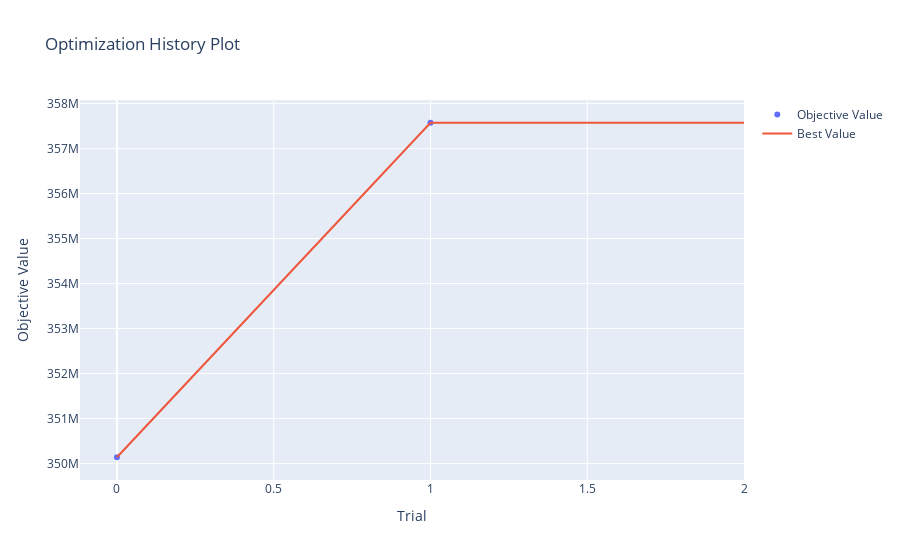

Notebook code cell kept with this figure:
### Code cell
optuna.visualization.plot_optimization_history(study_1)

### Figure 1 — Plotly figure (JSON) as saved in the notebook; plotly's stock layout.template omitted (floating-point values rounded to 4 significant figures)
{"data": [{"mode": "markers", "name": "Objective Value", "type": "scatter", "x": [0, 1], "y": [350140000, 357574000]}, {"mode": "lines", "name": "Best Value", "type": "scatter", "x": [0, 1, 2], "y": [350140000, 357574000, 357574000]}, {"marker": {"color": "#cccccc"}, "mode": "markers", "name": "Infeasible Trial", "showlegend": false, "type": "scatter", "x": [], "y": []}], "layout": {"title": {"text": "Optimization History Plot"}, "xaxis": {"title": {"text": "Trial"}}, "yaxis": {"title": {"text": "Objective Value"}}}}
